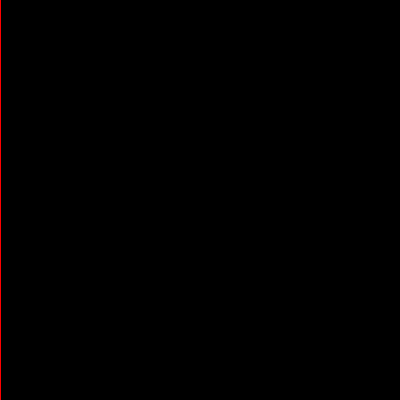
Frame 1 (no input)
Frame 60 (the mouse pressed at the canvas centre just before this capture): blank canvas, image omitted
Frame 120 (the mouse held since frame 60 and released just before this capture): blank canvas, image omitted

The Processing sketch that drew this single still picture (run headless with seeded random() and noise(); from frame 60 on, the mouse is pressed at the canvas centre):

// Processing sketch: processing_156222
// ── processing_156222.pde

int i = 1;
int lastln = -20;

void setup(){
  size (400, 400);
  colorMode(HSB, width, width, width);
  noStroke();
  background(0);
}

void draw(){
  int stln = mouseX / i;
  if (stln != lastln){
    int lnY = stln * i;
    fill(mouseX, width, width);
    rect(lnY, 0, i, width);
    lastln = stln;
}else{
background(0);
}
}
